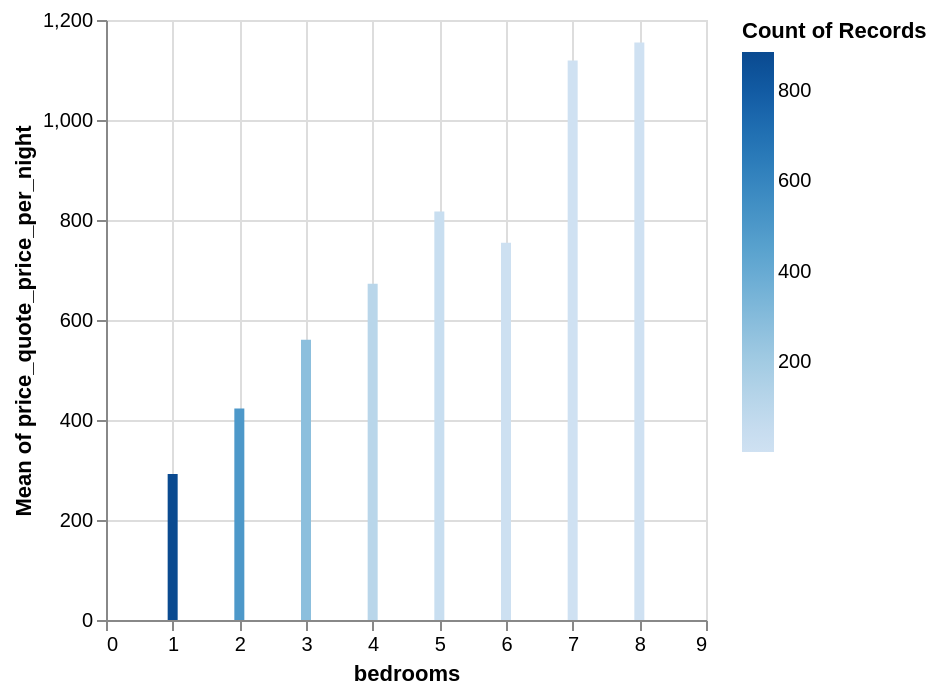

This figure's notebook cell:
### Code cell
listings = listings[listings['price_quote_price_per_night'] < 2000]
#remove approx 5 outliers for estimated revenue
alt.Chart(listings).mark_bar().encode(
    x = alt.X("bedrooms:Q"),
    y = alt.Y("price_quote_price_per_night:Q", aggregate = "mean"),
    color = "count():Q"
)

### Figure 1 — Vega-Lite specification as saved in the notebook (floating-point values rounded to 4 significant figures; data arrays with more than 128 entries replaced by an {"elided": "..."} marker saying what was removed)
{"config": {"view": {"continuousWidth": 300, "continuousHeight": 300}}, "data": {"name": "data-1aab951822bc28d16e3dcad7cd01f7f8"}, "mark": {"type": "bar"}, "encoding": {"color": {"aggregate": "count", "type": "quantitative"}, "x": {"field": "bedrooms", "type": "quantitative"}, "y": {"aggregate": "mean", "field": "price_quote_price_per_night", "type": "quantitative"}}, "$schema": "https://vega.github.io/schema/vega-lite/v6.4.1.json", "datasets": {"data-1aab951822bc28d16e3dcad7cd01f7f8": {"elided": "1824 records"}}}
